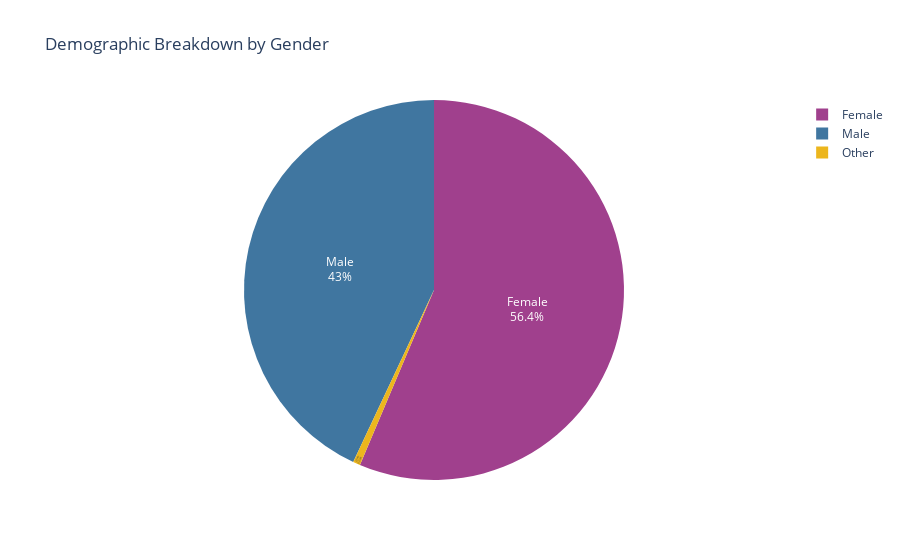

Notebook code for this chart:
### Code cell
# look in distinct_values.csv to see results 
get_distinct_values('df_combined','GENDER')

fig = px.pie(
    create_distinct_value_count_df('df_combined','GENDER','("Don\'t know/Refused/Web blank", "Refused")'),
    names='GENDER',
    values='Count',
    title='Demographic Breakdown by Gender',
    color_discrete_sequence=['#a0408d','#4076a0','#ecb61d']
)
fig.update_traces(textposition='inside', textinfo='percent+label').show()

### Figure 1 — Plotly figure (JSON) as saved in the notebook; plotly's stock layout.template omitted (floating-point values rounded to 4 significant figures)
{"data": [{"domain": {"x": [0, 1], "y": [0, 1]}, "hovertemplate": "GENDER=%{label}<br>Count=%{value}<extra></extra>", "labels": ["Female", "Male", "Other"], "legendgroup": "", "name": "", "showlegend": true, "textinfo": "percent+label", "textposition": "inside", "type": "pie", "values": [13137, 10023, 143]}], "layout": {"autosize": true, "legend": {"tracegroupgap": 0}, "piecolorway": ["#a0408d", "#4076a0", "#ecb61d"], "title": {"text": "Demographic Breakdown by Gender"}}}
